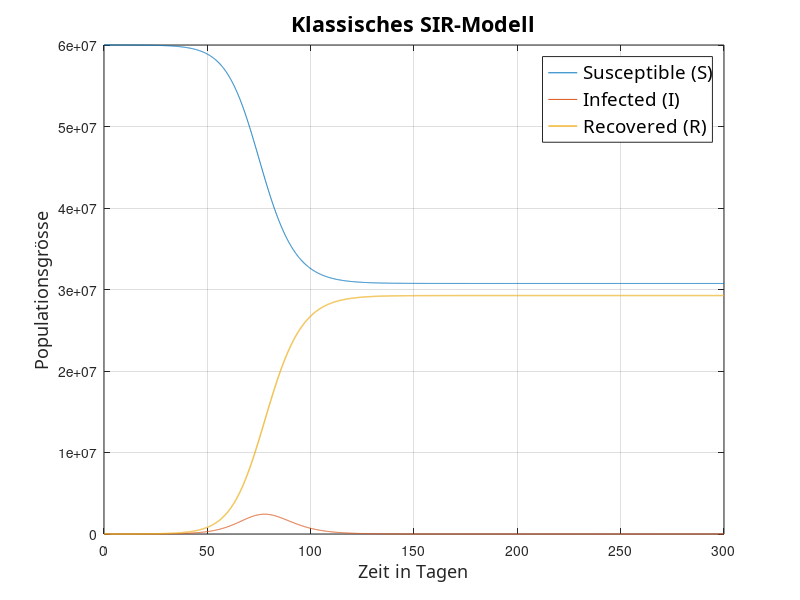

Here is the MATLAB script that generated this plot:
clear;close all;clc

%Bildschirmgrösse
sz = get(0,'screensize');

%Modellparameter
lambda = 8e-9;     
gamma = 0.35025;  

%Simulationshorizont (in Tagen) und Inkrement
t = 300;       
dt = 0.1;               
k = floor(t/dt);

S = zeros(k+1,1);
I = zeros(k+1,1);
R = zeros(k+1,1);
p = linspace(0,k*dt,k+1);

%Startbedingungen
S(1) = 60e6;              
I(1) = 500;
R(1) = 0;

%Basisreproduktionszahl R0
R0 = (lambda*(S(1)+I(1)+R(1)))/gamma;
text = 'Basisreproduktionszahl R0:';
disp(text)
disp(R0)

%SIR-Differentialgleichungen
for n = 1:k
   S(n+1) = S(n)-dt*lambda*S(n)*I(n); 
   I(n+1) = I(n)+dt*lambda*S(n)*I(n)-dt*gamma*I(n);
   R(n+1) = R(n)+dt*gamma*I(n);
end

%Graph
figure('Name','Klassisches SIR-Modell','Position',[mean(sz([1 3]))-720/2 mean(sz([2 4]))-550/2 720 550])
plot(p,S,p,I,p,R,'LineWidth',1);
legend('Susceptible (S)', 'Infected (I)', 'Recovered (R)', 'Location','northeast','FontSize',13.5,'fontname','Avenir');
title('Klassisches SIR-Modell','fontsize',15.5,'fontname','Avenir')
xlabel('Zeit in Tagen','fontsize',13,'fontname','Avenir');
ylabel('Populationsgrösse','fontsize',13,'fontname','Avenir');
grid